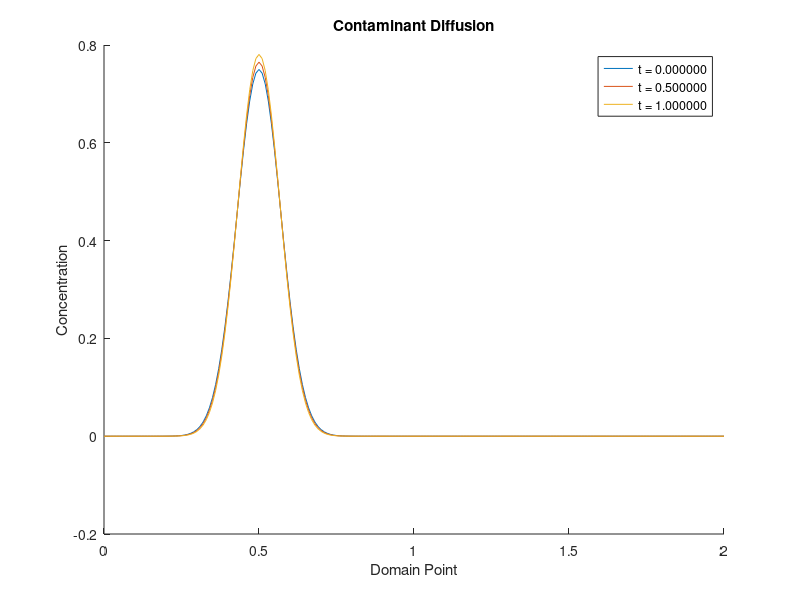

Write the MATLAB code that produced this figure.
 function Diffusion()  
        x_start = 0;
        x_step  = 0.01; % delta x
        x_end   = 2;
    
        t_start = 0;
        t_step = 0.5; % delta t
        t_end = 1;
        
        xVals = x_start : x_step : x_end;
        tVals = t_start : t_step : t_end;
        
        c = zeros(length(xVals), length(tVals));
        D = 1;
        
        dxdt = x_step / t_step;
                
        delta_D = -D * dxdt;
        delta_x = x_step *2;
        
        % c_t -> t = 0 (c_0)
        for x = 1 : length(xVals)
            c(x, 1) = 0.75 * exp(-((xVals(x) - 0.5)/0.1)^2);
        end

        
        for t = 1 : length(tVals)-1
            for x = 2 : length(xVals)-1
                c(x, t+1) = (delta_D * ((c(x + 1, t) - (2 * c(x, t)) + c(x - 1, t)) / delta_x)) + c(x, t);
            end
        end
        
        figure();        
        title('Contaminant Diffusion');
        hold on;
        
        for t = 1 : length(tVals)
            plot(xVals, c(:, t));

            xlabel('Domain Point'); 
            ylabel('Concentration'); 
        end
        
        legend(cellstr(num2str(tVals', 't = %f')));
        
        hold off;
  end